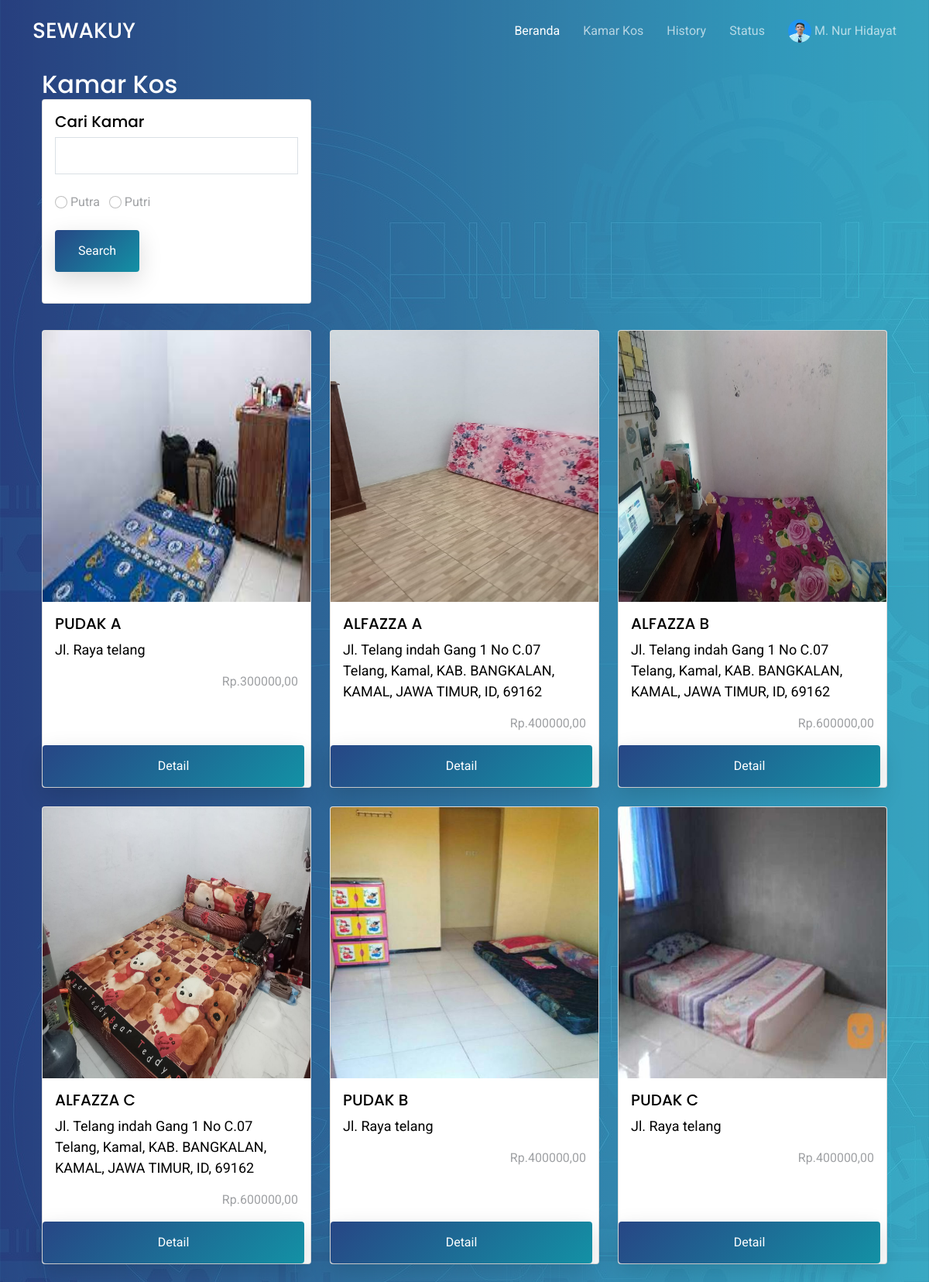
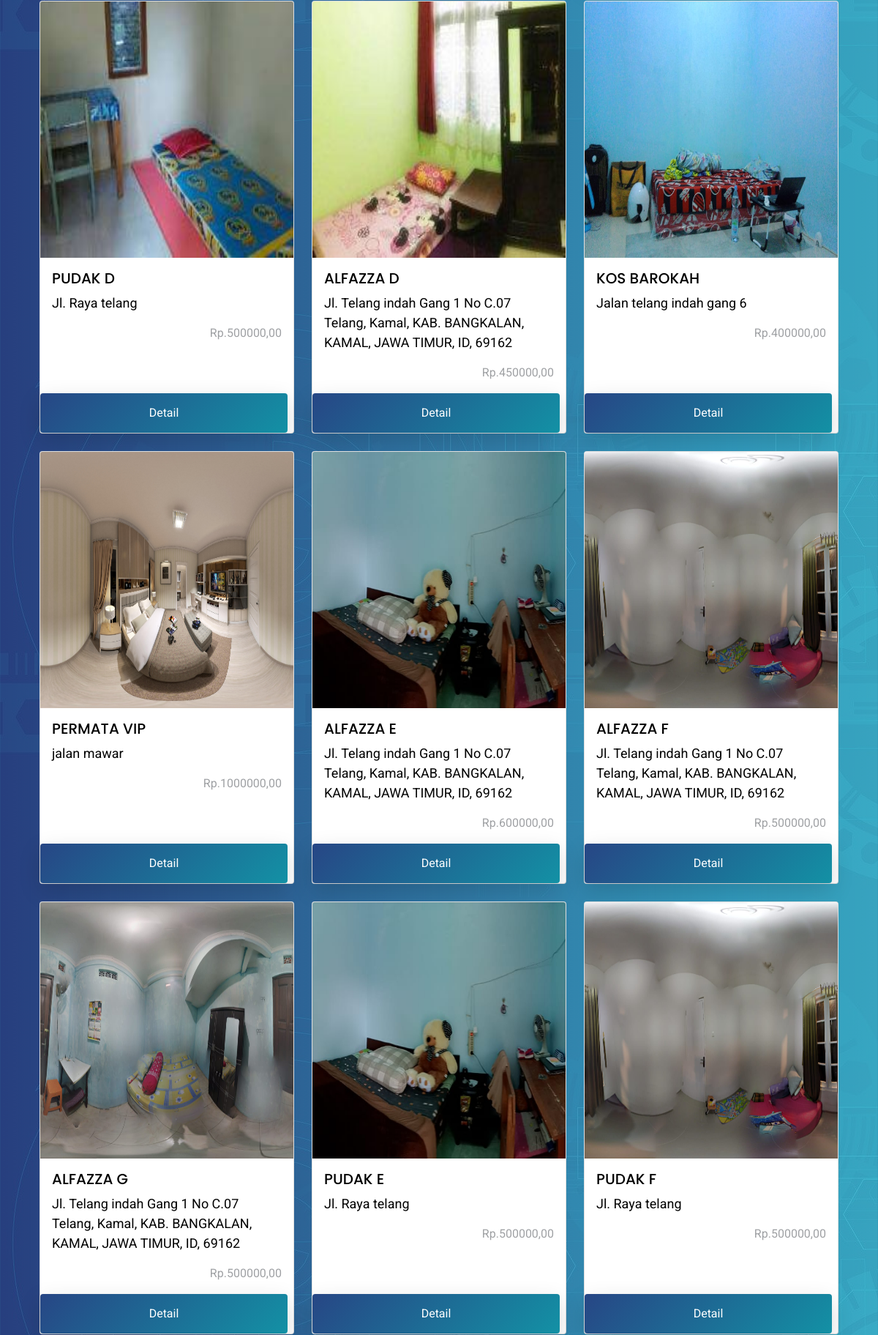
The page /penghuni/kos.php (signed in, upper part) on the database its author committed (2 pictures, top to bottom).
### tables this page shows
CREATE TABLE `user` (
  `username` varchar(100) NOT NULL,
  `password` varchar(100) NOT NULL,
  `nama` varchar(100) NOT NULL,
  `jk` enum('pria','wanita') NOT NULL,
  `alamat_kos` varchar(250) NOT NULL DEFAULT '-',
  `email` varchar(100) NOT NULL,
  `nomor_hp` varchar(20) NOT NULL,
  `foto_profil` varchar(100) NOT NULL,
  `berkas` varchar(100) NOT NULL DEFAULT '-',
  `level` enum('pemilik','penghuni','admin') NOT NULL,
  `verif` enum('sudah','belum') NOT NULL
);

CREATE TABLE `kamar` (
  `id_kamar` int(11) NOT NULL,
  `username` varchar(100) NOT NULL,
  `nama_kamar` varchar(100) NOT NULL,
  `harga` decimal(20,0) NOT NULL,
  `jarak_utm` int(11) NOT NULL,
  `alamat` varchar(100) NOT NULL,
  `aturan` varchar(1000) NOT NULL,
  `gambar_kamar` varchar(100) NOT NULL,
  `kategori` enum('putra','putri') NOT NULL,
  `status` enum('tersedia','tidak tersedia') NOT NULL,
  `link` varchar(100) NOT NULL
);

### penghuni/kos.php (the view, shortened to what this page needs)
<?php include "header.php"; ?>
  <section class="hero-section" id="hero">
    <div class="container" style="margin-top: 70px;">
      <div class="container">
      <div class="row justify-content-right">
        <div class="col-md-5" data-aos="fade-up">
          <h2 class="text-white" style="margin-top: 20px; margin-bottom: 0px;">Kamar Kos</h2>
        </div>
      </div>
      <form action="" method="get">
        <div class="row">
          <div class="col">
            <div class="card h-100">
              <div class="card-body">
                <h5 class="card-title">Cari Kamar</h5>
                <input type="text" id="cari" name="cari" class="form-control"/>
                  <div >
                    <br>
                    <input class="form-check-input" type="radio" name="kategori" value="putra" id="kategori1">
                    <label class="form-check-label" for="kategori1">
                      Putra &nbsp;
                    </label>
                    <input class="form-check-input" type="radio" name="kategori" value="putri" id="kategori2">
                    <label class="form-check-label" for="kategori2">
                      Putri
                    </label>
                  </div>
                  <br>
                <button type="submit" name="submit" class="btn btn-primary btn-block mb-4">Search</button>
              </div>
            </div>
          </div>
          <div class="col"></div>
          <div class="col"></div>
        </div>
      </form>
    <div class="row row-cols-1 row-cols-md-3 g-4"  style="margin-top:10px;">
      <?php
      $sql_kamar = "SELECT * FROM kamar";
        $data = mysqli_query($koneksi, $sql_kamar);
        if ($data->num_rows > 0) {
          while ($tampil = mysqli_fetch_array($data)){
            $id = $tampil['id_kamar'];
            ?>
            <div class="col">
              <div class="card h-100">
                <img src="../kamar/<?= $tampil['gambar_kamar'] ?>" class="card-img-top" alt="kos1">
                <div class="card-body">
                  <h5 class="card-title"><?= strtoupper($tampil['nama_kamar']) ?></h5>
                  <p class="card-text text-black" ><?= $tampil['alamat'] ?> </p>
                  <div class="row">
                  <div id="rate<?= $id ?>" class="col-sm-6 text-center"></div>
                  <div style="text-align: right;" class="col-sm-6">Rp.<?= $tampil['harga'] ?>,00</div>
                  </div>
                </div>
                  <a class="btn btn-primary me-md-2" href="detail.php?id=<?= $id ?>">Detail</a>
              </div>
            </div>
          <?php } ?>
          </div>
    </section>
    <?php }else { ?>
    <h5 class="text-white">Hasil Pencarian Tidak Ada</h5>
    <?php } ?>
<?php include "footer.php"; ?>

### penghuni/header.php (shortened to what this page needs)
<!DOCTYPE html>
<html lang="en">
<?php
require "../config.php";
$sql = mysqli_query($koneksi, "SELECT * FROM user WHERE username = '".$_SESSION['username']."'");
$tampil = mysqli_fetch_array($sql);
?>
<head>
  <link href="../assets/vendor/aos/aos.css" rel="stylesheet">
  <link href="../assets/vendor/bootstrap/css/bootstrap.min.css" rel="stylesheet">
  <link href="../assets/vendor/bootstrap-icons/bootstrap-icons.css" rel="stylesheet">
  <link href="../assets/vendor/boxicons/css/boxicons.min.css" rel="stylesheet">
  <link href="../assets/vendor/swiper/swiper-bundle.min.css" rel="stylesheet">
  <link href="../assets/css/style.css" rel="stylesheet">
  <link rel="stylesheet" href="https://cdnjs.cloudflare.com/ajax/libs/rateYo/2.3.2/jquery.rateyo.min.css">
</head>
<body>
  <header id="header" class="fixed-top d-flex align-items-center">
    <div class="container d-flex justify-content-between align-items-center">
      <div class="logo">
        <h1><a href="home.php">SEWAKUY</a></h1>
      </div>
      <nav id="navbar" class="navbar">
        <ul>
          <li><a class="active " href="home.php">Beranda</a></li>
          <li><a href="kos.php">Kamar Kos</a></li>
          <li><a href="history.php">History</a></li>
          <li><a href="status.php">Status</a></li>
          <li class="dropdown"><a href="profil.php"><img style="width: 30px; height:30px; border-radius: 100%;" src="../profil/<?php echo $tampil['foto_profil']; ?>">&nbsp;<?php echo $tampil['nama']; ?></a>
          </li>
        </ul>
      </nav>
    </div>
  </header>

### assets/css/style.css (style rules this page uses)
html { overflow-x: hidden; }
body { font-family: "Roboto", sans-serif; color: #9fa1a4; line-height: 1.5; }
a { color: #777; text-decoration: none; transition: 0.3s all ease; }
h1, h2, h3, h4, h5, h6, .font-heading { font-family: "Poppins", sans-serif; color: #000; }
.container { z-index: 2; position: relative; }
.text-black { color: #000 !important; }
section { overflow: hidden; }
.btn { border: none; padding: 15px 30px !important; }
.btn.btn-primary { background: #2d71a1; background: linear-gradient(-45deg, #1391a5, #274685); color: #fff; box-shadow: 0 10px 30px 0 rgba(0, 0, 0, 0.15); }
.card-img-top { height: 350px; }
.form-control { height: 48px; border-radius: 0; border: 1px solid #dae0e5; }
#header { height: 80px; transition: all 0.5s; z-index: 997; transition: all 0.5s; }
#header .logo h1 { font-size: 28px; margin: 0; padding: 4px 0; line-height: 1; font-weight: 500; }
#header .logo h1 a, #header .logo h1 a:hover { color: #fff; text-decoration: none; }
.navbar { padding: 0; }
.navbar ul { margin: 0; padding: 0; display: flex; list-style: none; align-items: center; }
.navbar li { position: relative; }
.navbar a, .navbar a:focus { display: flex; align-items: center; justify-content: space-between; padding: 10px 0 10px 30px; font-size: 16px; font-weight: 400; color: rgba(255, 255, 255, 0.65); white-space: nowrap; transition: 0.3s; }
.navbar a:hover, .navbar .active, .navbar .active:focus, .navbar li:hover > a { color: #fff; }
.hero-section { background: linear-gradient(to right, rgba(39, 70, 133, 0.8) 0%, rgba(61, 179, 197, 0.8) 100%), url(../img/hero-bg.jpg); position: relative; }
.hero-section p { font-size: 18px; color: #fff; }

### rows shown on the page
user: foto_profil (picture), nama "M. Nur Hidayat"
kamar: gambar_kamar (picture), nama_kamar "PUDAK A", alamat "Jl. Raya telang", harga "300000"
kamar: gambar_kamar (picture), nama_kamar "ALFAZZA A", alamat "Jl. Telang indah Gang 1 No C.07 Telang, Kamal, KAB. BANGKALAN, KAMAL, JAWA TIMUR, ID, 69162", harga "400000"
kamar: gambar_kamar (picture), nama_kamar "ALFAZZA B", alamat "Jl. Telang indah Gang 1 No C.07 Telang, Kamal, KAB. BANGKALAN, KAMAL, JAWA TIMUR, ID, 69162", harga "600000"
kamar: gambar_kamar (picture), nama_kamar "ALFAZZA C", alamat "Jl. Telang indah Gang 1 No C.07 Telang, Kamal, KAB. BANGKALAN, KAMAL, JAWA TIMUR, ID, 69162", harga "600000"
kamar: gambar_kamar (picture), nama_kamar "PUDAK B", alamat "Jl. Raya telang", harga "400000"
kamar: gambar_kamar (picture), nama_kamar "PUDAK C", alamat "Jl. Raya telang", harga "400000"
kamar: gambar_kamar (picture), nama_kamar "PUDAK D", alamat "Jl. Raya telang", harga "500000"
kamar: gambar_kamar (picture), nama_kamar "ALFAZZA D", alamat "Jl. Telang indah Gang 1 No C.07 Telang, Kamal, KAB. BANGKALAN, KAMAL, JAWA TIMUR, ID, 69162", harga "450000"
kamar: gambar_kamar (picture), nama_kamar "KOS BAROKAH", alamat "Jalan telang indah gang 6", harga "400000"
kamar: gambar_kamar (picture), nama_kamar "PERMATA VIP", alamat "jalan mawar", harga "1000000"
kamar: gambar_kamar (picture), nama_kamar "ALFAZZA E", alamat "Jl. Telang indah Gang 1 No C.07 Telang, Kamal, KAB. BANGKALAN, KAMAL, JAWA TIMUR, ID, 69162", harga "600000"
kamar: gambar_kamar (picture), nama_kamar "ALFAZZA F", alamat "Jl. Telang indah Gang 1 No C.07 Telang, Kamal, KAB. BANGKALAN, KAMAL, JAWA TIMUR, ID, 69162", harga "500000"
kamar: gambar_kamar (picture), nama_kamar "ALFAZZA G", alamat "Jl. Telang indah Gang 1 No C.07 Telang, Kamal, KAB. BANGKALAN, KAMAL, JAWA TIMUR, ID, 69162", harga "500000"
kamar: gambar_kamar (picture), nama_kamar "PUDAK E", alamat "Jl. Raya telang", harga "500000"
kamar: gambar_kamar (picture), nama_kamar "PUDAK F", alamat "Jl. Raya telang", harga "500000"
